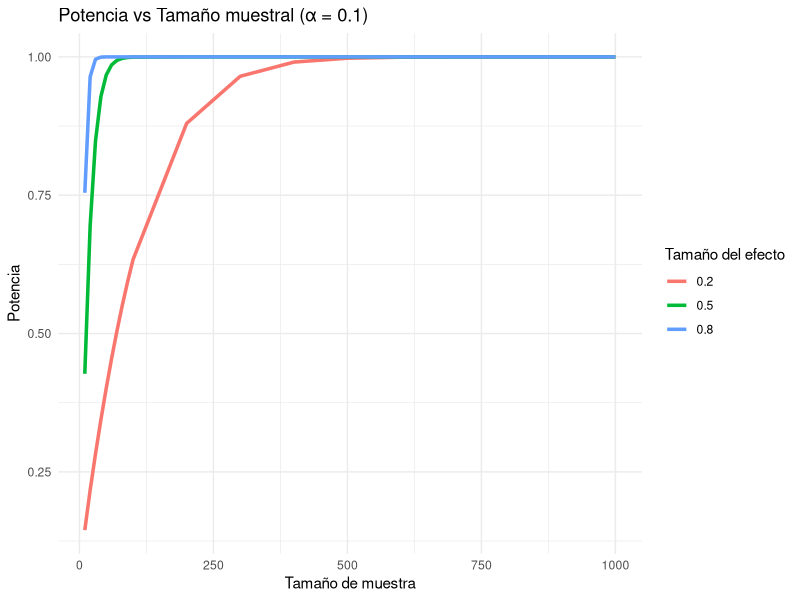
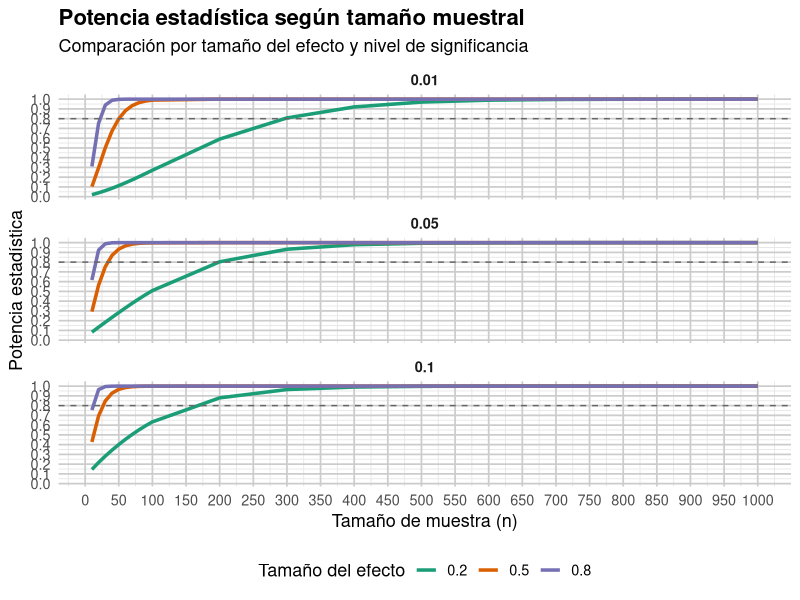

Reproduce these figures in R, in order.
## ---- chunk 1
knitr::opts_chunk$set(echo = TRUE, warning = FALSE, message = FALSE)

library(ggplot2)
library(dplyr)
library(tidyr)
library(knitr)
library(kableExtra)
## ---- chunk 2
n_values <- c(10,20,30,40,50,60,70,80,90,100,200,300,400,500,600,700,800,900,1000)
effect_sizes <- c(0.2, 0.5, 0.8)
alpha <- 0.1
diccionario_d <- c(
  "0.2" = "0.2 (pequeño)",
  "0.5" = "0.5 (mediano)",
  "0.8" = "0.8 (grande)"
)

parametros <- data.frame(
  Concepto = c("Tamaños muestrales (n)", 
               "Tamaños del efecto (d)", 
               "Nivel de significancia (α)"),
  Valores = c(
    paste(n_values, collapse = ", ") ,
     paste(effect_sizes, collapse = ", ") ,
    alpha
  )
)

knitr::kable(parametros, 
      caption = "Parámetros utilizados en el análisis de potencia",
      align = "c") %>%
  kableExtra::kable_styling(
    full_width = FALSE,
    bootstrap_options = c("striped", "hover", "condensed"),
    position = "center"
  )
## ---- chunk 3
results <- expand.grid(n = n_values, d = effect_sizes)

results$power <- mapply(function(n, d) {
  power.t.test(n = n, delta = d, sd = 1,
               sig.level = alpha,
               type = "one.sample",
               alternative = "two.sided")$power
}, results$n, results$d)

results$d <- as.factor(results$d)
knitr::kable(
  results,
  caption = "Potencia estadística vs Tamaño muestral (α = 0.1)",
  align = c("l", "c")
) %>%
  kableExtra::kable_styling(
    full_width = FALSE,
    position = "center"
  )
## ---- chunk 4
ggplot(results, aes(x = n, y = power, color = d)) +
  geom_line(size = 1.2) +
  labs(title = "Potencia vs Tamaño muestral (α = 0.1)",
       x = "Tamaño de muestra",
       y = "Potencia",
       color = "Tamaño del efecto") +
  theme_minimal()
## ---- chunk 5
compute_power <- function(alpha_val){
  temp <- expand.grid(n = n_values, d = effect_sizes)
  temp$power <- mapply(function(n, d) {
    power.t.test(n = n, delta = d, sd = 1,
                 sig.level = alpha_val,
                 type = "one.sample",
                 alternative = "two.sided")$power
  }, temp$n, temp$d)
  temp$alpha <- alpha_val
  temp$d <- as.factor(temp$d)
  return(temp)
}

res_01 <- compute_power(0.1)
res_005 <- compute_power(0.05)
res_001 <- compute_power(0.01)

all_results <- bind_rows(res_01, res_005, res_001)

knitr::kable(all_results, digits = 3, caption = "Potencia para distintos tamaños de efecto y distintos alfa")  %>%
  kableExtra::kable_styling(
    full_width = FALSE,
    bootstrap_options = c("striped", "hover", "condensed"),
    position = "center"
  )
## ---- chunk 6
ggplot(all_results, aes(x = n, y = power, color = d)) +
  
  geom_line(linewidth = 1.2) +
  
  geom_hline(yintercept = 0.8, 
             linetype = "dashed", 
             color = "gray40") +
  
  facet_wrap(~alpha, ncol = 1) +
  
  scale_color_manual(
    values = c("#1b9e77", "#d95f02", "#7570b3"),
    name = "Tamaño del efecto"
  ) +
  
  scale_x_continuous(
    breaks = seq(0, 1000, by = 50)
  ) +
  
  scale_y_continuous(
    breaks = seq(0, 1, 0.1)
  ) +
  
  labs(
    title = "Potencia estadística según tamaño muestral",
    subtitle = "Comparación por tamaño del efecto y nivel de significancia",
    x = "Tamaño de muestra (n)",
    y = "Potencia estadística"
  ) +
  
  theme_minimal(base_size = 13) +
  
  theme(
    plot.title = element_text(face = "bold", size = 16),
    legend.position = "bottom",
    strip.text = element_text(face = "bold"),
    
    panel.grid.major = element_line(color = "gray80"),
    panel.grid.minor = element_line(color = "gray90")
  )
## ---- chunk 7
alfas <- c(0.01, 0.05, 0.1)

res_001 <- power.t.test(
  power = 0.8,
  delta = 0.8,
  sd = 1,
  sig.level = 0.01,
  type = "one.sample",
  alternative = "two.sided"
)

res_005 <- power.t.test(
  power = 0.8,
  delta = 0.8,
  sd = 1,
  sig.level = 0.05,
  type = "one.sample",
  alternative = "two.sided"
)

res_01 <- power.t.test(
  power = 0.8,
  delta = 0.8,
  sd = 1,
  sig.level = 0.1,
  type = "one.sample",
  alternative = "two.sided"
)



tabla_potencia_grande <- data.frame(
  Parámetro = c(
    "Tamaño de muestra estimado (n)",
    "Tamaño de muestra recomendado",
    "Tamaño del efecto (d)",
    "Desviación estándar estandarizada",
    "Potencia (1 - β)",
    "Tipo de prueba",
    "Tipo de contraste"
  ),
  `α = 0.01` = c(
    round(res_001$n, 3),
    ceiling(res_001$n),
    res_001$delta,
    res_001$sd,
    res_001$power,
    "one.sample",
    "two.sided"
  ),
  `α = 0.05` = c(
    round(res_005$n, 3),
    ceiling(res_005$n),
    res_005$delta,
    res_005$sd,
    res_005$power,
    "one.sample",
    "two.sided"
  ),
  `α = 0.1` = c(
    round(res_01$n, 3),
    ceiling(res_01$n),
    res_01$delta,
    res_01$sd,
    res_01$power,
    "one.sample",
    "two.sided"
  ),
  stringsAsFactors = FALSE
)

tabla_potencia_grande[, -1] <- lapply(tabla_potencia_grande[, -1], as.character)

knitr::kable(
  tabla_potencia_grande,
  caption = "Tamaño de muestra requerido para alcanzar una potencia del 80% al detectar un efecto grande (d = 0.8) bajo distintos niveles de significancia",
  align = c("l", "c", "c", "c"),
  booktabs = TRUE
) %>%
  kableExtra::kable_styling(
    full_width = FALSE,
    position = "center"
  )
## ---- chunk 8
alfas <- c(0.01, 0.05, 0.1)

res_001 <- power.t.test(
  power = 0.8,
  delta = 0.5,
  sd = 1,
  sig.level = 0.01,
  type = "one.sample",
  alternative = "two.sided"
)

res_005 <- power.t.test(
  power = 0.8,
  delta = 0.5,
  sd = 1,
  sig.level = 0.05,
  type = "one.sample",
  alternative = "two.sided"
)

res_01 <- power.t.test(
  power = 0.8,
  delta = 0.5,
  sd = 1,
  sig.level = 0.1,
  type = "one.sample",
  alternative = "two.sided"
)



tabla_potencia_grande <- data.frame(
  Parámetro = c(
    "Tamaño de muestra estimado (n)",
    "Tamaño de muestra recomendado",
    "Tamaño del efecto (d)",
    "Desviación estándar estandarizada",
    "Potencia (1 - β)",
    "Tipo de prueba",
    "Tipo de contraste"
  ),
  `α = 0.01` = c(
    round(res_001$n, 3),
    ceiling(res_001$n),
    res_001$delta,
    res_001$sd,
    res_001$power,
    "one.sample",
    "two.sided"
  ),
  `α = 0.05` = c(
    round(res_005$n, 3),
    ceiling(res_005$n),
    res_005$delta,
    res_005$sd,
    res_005$power,
    "one.sample",
    "two.sided"
  ),
  `α = 0.1` = c(
    round(res_01$n, 3),
    ceiling(res_01$n),
    res_01$delta,
    res_01$sd,
    res_01$power,
    "one.sample",
    "two.sided"
  ),
  stringsAsFactors = FALSE
)

tabla_potencia_grande[, -1] <- lapply(tabla_potencia_grande[, -1], as.character)

knitr::kable(
  tabla_potencia_grande,
  caption = "Tamaño de muestra requerido para alcanzar una potencia del 80% al detectar un efecto grande (d = 0.5) bajo distintos niveles de significancia",
  align = c("l", "c", "c", "c"),
  booktabs = TRUE
) %>%
  kableExtra::kable_styling(
    full_width = FALSE,
    position = "center"
  )
